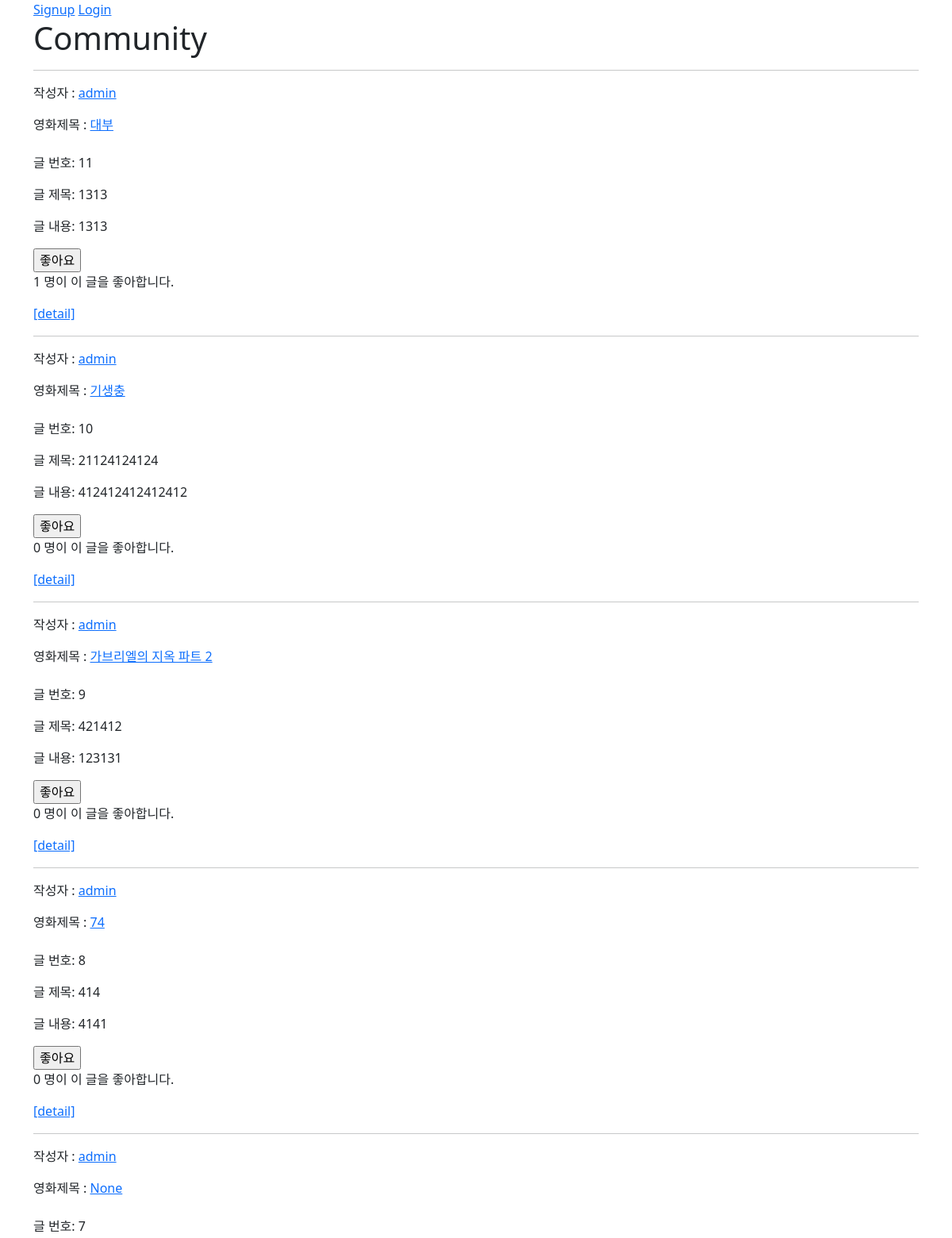
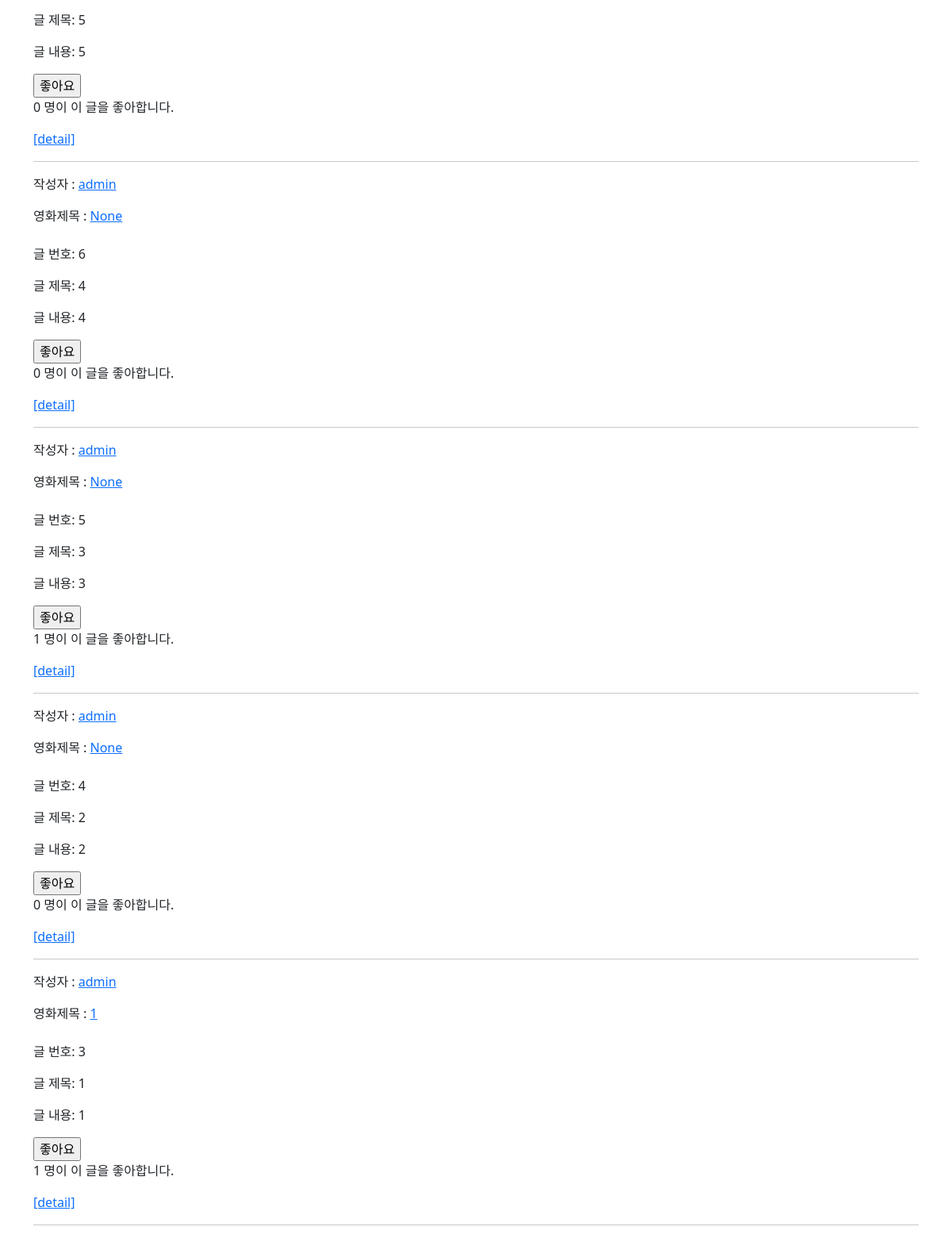
/community/, run on the app's committed database (2 pictures, top to bottom).
### community/models.py (models this page shows)
class Review(models.Model):
    title = models.CharField(max_length=100)
    movie_title = models.CharField(max_length=50)
    rank = models.IntegerField()
    content = models.TextField()
    movies = models.TextField(blank=True, null=True)
    created_at = models.DateTimeField(auto_now_add=True)
    updated_at = models.DateTimeField(auto_now=True)
    user = models.ForeignKey(settings.AUTH_USER_MODEL, on_delete=models.CASCADE)
    like_users = models.ManyToManyField(settings.AUTH_USER_MODEL, related_name='like_reviews')

### accounts/models.py (models this page shows)
class User(AbstractUser):
    followings = models.ManyToManyField('self', symmetrical=False, related_name='followers')

### community/views.py (the view)
# urls.py: path('', views.index, name='index'),
@require_safe
def index(request):
    reviews = Review.objects.order_by('-pk')
    context = {
        'reviews': reviews,
    }
    return render(request, 'community/index.html', context)

### community/templates/community/index.html (shortened to what this page needs)
{% extends 'base.html' %}
{% block content %}
  <h1>Community</h1>
  <hr>
  {% for review in reviews %}
    <p>작성자 : <a href="{% url 'accounts:profile' review.user.username %}">{{ review.user }}</a></p>
    영화제목 :
    <a href="{% url 'movies:detail' review.movie_title %}">
        {{ review.movies }}
    </a>
    <br><br>
    <p>글 번호: {{ review.pk }}</p>
    <p>글 제목: {{ review.title }}</p>
    <p>글 내용: {{ review.content }}</p>
    <form class="like-forms" data-review-id="{{ review.pk }}">
      {% if review.like in review.like_users.all %}
        <input type="submit" value="좋아요 취소" id="like-{{review.pk}}">
      {% else %}
        <input type="submit" value="좋아요" id="like-{{review.pk}}">
      {% endif %}
    </form>
    <p>
      <span id="like-count-{{review.pk}}">{{ review.like_users.all|length }}</span> 명이 이 글을 좋아합니다.
    </p>
    <a href="{% url 'community:detail' review.pk %}">[detail]</a>
    <hr>
  {% endfor %}
{% endblock %}

### data on the page
Review: user "admin", movies "대부", pk "11", title "1313", content "1313", like_users.all|length "1"
Review: user "admin", movies "기생충", pk "10", title "21124124124", content "412412412412412", like_users.all|length "0"
Review: user "admin", movies "가브리엘의 지옥 파트 2", pk "9", title "421412", content "123131", like_users.all|length "0"
Review: user "admin", movies "74", pk "8", title "414", content "4141", like_users.all|length "0"
Review: user "admin", movies "None", pk "7", title "5", content "5", like_users.all|length "0"
Review: user "admin", movies "None", pk "6", title "4", content "4", like_users.all|length "0"
Review: user "admin", movies "None", pk "5", title "3", content "3", like_users.all|length "1"
Review: user "admin", movies "None", pk "4", title "2", content "2", like_users.all|length "0"
Review: user "admin", movies "1", pk "3", title "1", content "1", like_users.all|length "1"
